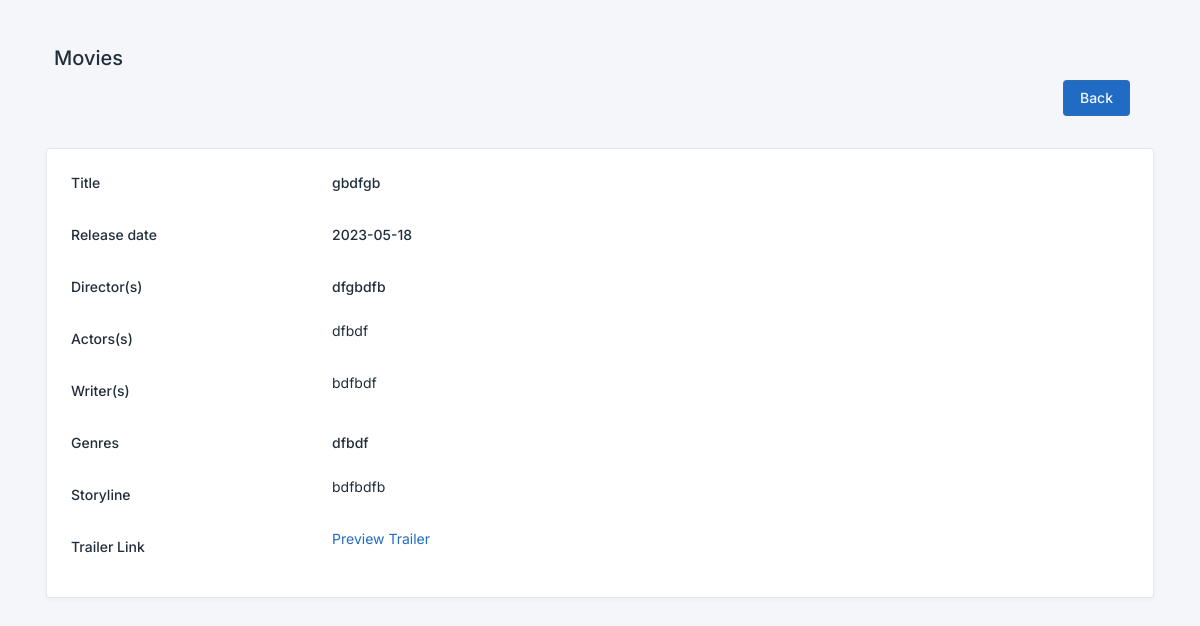
Page /view_movie/10 on the committed database.
### movies/models.py (models this page shows, shortened)
class Movie(models.Model):
    title = models.CharField(max_length=300)
    release_date = models.DateField()
    directors = models.CharField(max_length=300)
    actors = models.TextField()
    writers = models.CharField(max_length=300)
    genres = models.CharField(max_length=100)
    storyline = models.TextField(blank=True, null=True)
    trailer_url = models.URLField()
    cover = models.ImageField(upload_to="media")
    created_at= models.DateTimeField(auto_now_add=True)
    updated_at = models.DateTimeField(auto_now=True)

### movies/views.py (the view)
# urls.py: path('view_movie/<int:pk>',views.view_movie, name="view_movie"),
def view_movie(request,pk):
    movie =Movie.objects.get(id=pk)
    context = {
        'movie':movie,
    }
    return render(request,'movies/view_movie.html', context)

### templates/movies/view_movie.html (shortened to what this page needs)
{% extends 'base.html' %}
{% load static %}
{% block content %}
<div class="row">
  <div class="col-12">
      <div class="page-title-box d-flex align-items-center justify-content-end pb-3">
          <div class="page-title-right">
            <a type="button" class="btn btn-primary w-100"
                href="{% url 'view_movies' %}">Back
            </a>
          </div>
      </div>
  </div>
</div>
<div class="card">
  <div class="card-body">
    <form >
      <div class="row">
        <div class="col-md-7">
          <div class="form-group mb-3 row">
            <label class="form-label col-5 col-form-label">Title</label>
            <div class="col-7">
              <label class="form-label col-5 col-form-label">{{movie.title}}</label>
            </div>
          </div>
          <div class="form-group mb-3 row">
            <label class="form-label col-5 col-form-label">Release date</label>
            <div class="col-7">
              <label class="form-label col-5 col-form-label">{{movie.release_date|date:'Y-m-d'}}</label>
            </div>
          </div>
          <div class="form-group mb-3 row">
            <label class="form-label col-5 col-form-label">Director(s)</label>
            <div class="col-7">
              <label class="form-label col-5 col-form-label">{{movie.directors}}</label> </div>
          </div>
          <div class="form-group mb-3 row">
            <label class="form-label col-5 col-form-label">Actors(s)</label>
            <div class="col-7">
                <p class="">{{movie.actors}}</p>
            </div>
          </div>
          <div class="form-group mb-3 row">
            <label class="form-label col-5 col-form-label">Writer(s)</label>
            <div class="col-7">
              <p class="">{{movie.writers}}</p>
          </div>
          </div>
          <div class="form-group mb-3 row">
            <label class="form-label col-5 col-form-label">Genres</label>
            <div class="col-7">
              <label class="form-label col-5 col-form-label">{{movie.genres}}</label>
            </div>
          </div>
          <div class="form-group mb-3 row">
            <label class="form-label col-5 col-form-label">Storyline</label>
              <div class="col-7">
                <p class="">{{movie.storyline}}</p>
            </div>
          </div>
          <div class="form-group mb-3 row">
            <label class="form-label col-5 col-form-label">Trailer Link</label>
            <div class="col-7">
              <span class="mt-2"><a href="../../{{movie.trailer_url}}">Preview Trailer</a></span>
            </div>
          </div>
        </div>
        <div class="col-md-5">
        </div>
      </div>
    </form>
  </div>
</div>
{% endblock %}

### rows in the picture
Movie: title "gbdfgb", release_date "2023-05-18", directors "dfgbdfb", actors "dfbdf", writers "bdfbdf", genres "dfbdf", storyline "bdfbdfb"
